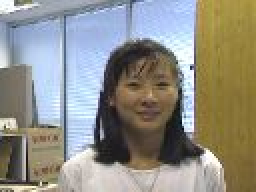
#> input picture image_girl/0001.jpg, 128 x 96 px (shown 2 times larger); its folder holds only this picture in this run
$ python cbirch.py
#> lines starting #> are read from the running program, lines starting #| are printed output that depends on the picture; after the words box and inside, x2 and y2 are one past the last pixel; in counts of white or black regions, pixels touching at a corner belong together
import math
from skimage import color
from skimage import io
import imageio
import matplotlib.pyplot as plt
import numpy as np
from skimage import color
import cv2 as cv
from mpl_toolkits import mplot3d
import sys

from decimal import *

##############
# Globals go here
priorImage = None
priorEllipse = None
sigma = 1.2
scaleFactor = 14
##############

# This method draws the two vertical lines onto the image
# [19 lines left out: functions drawVerticalLine, drawHorizontalLine, not called in this run]


# This method draws a bounding box centered
# at the point (x,y) and with dimensions height, width
def drawBoundingBox(image, x, y, height, width):

    shiftLeft = float(width) / 2.0
    shiftUp = float(height) / 2.0

    # Compute the columns to put our horizontal lines
    columnValue1 = y - int(shiftUp)
    columnValue2 = y + int(shiftUp)

    # Compute the rows to put the vertical lines
    rowValue1 = x - int(shiftLeft)
    rowValue2 = x + int(shiftLeft)

    # Check for the bounding box leaving the frame
    if ( (rowValue1 >= len(image) ) or ( rowValue1 < 0 ) ):
        return image

    elif( (rowValue2 >= len(image) ) or (rowValue2 < 0) ):
        return image

    elif( (columnValue1 >= 96 ) or ( columnValue1 < 0) ):
        return image

    elif ( (columnValue2 >= 96 ) or ( columnValue2 < 0) ):
        return image


    # Draw the first horizontal line
    for i in range( x + int(-shiftLeft), x + int(shiftLeft) ):
        image[columnValue1][i][0] = 0
        image[columnValue1][i][1] = 255
        image[columnValue1][i][2] = 0

    # Draw the second horizontal line
    for i in range( x + int(-shiftLeft), x + int(shiftLeft) ):
        image[columnValue2][i][0] = 0
        image[columnValue2][i][1] = 255
        image[columnValue2][i][2] = 0


    # Draw the first vertical line
    for i in range( y + int(-shiftUp), y + int(shiftUp) ):
        image[i][rowValue1][0] = 0
        image[i][rowValue1][1] = 255
        image[i][rowValue1][2] = 0

    # Draw the second vertical line
    for i in range( y + int(-shiftUp), y + int(shiftUp) ):
        image[i][rowValue2][0] = 0
        image[i][rowValue2][1] = 255
        image[i][rowValue2][2] = 0

    return image


# This method opens an image from disk and
# stores a refrence to it in the global var "image"
# The input imageName is a path to the image -
# The image must be in the current directory
def importImage(imageName):

    try:
        # image = imageio.imread(imageName)
        image = cv.imread(imageName)
        return image
    except:
        print("There was an IO error opening the image")

    return None

# This method will import the N-th image in a dataset
def importImage_N(N):
    nameBase = "image_girl/"

    # Create/import the list of all the images
    imageNumber = 0
    if (N < 10):
        imageNumber = "000"
    elif ( N < 100):
        imageNumber = "00"
    elif ( N > 100):
        imageNumber = "0"

    newName = nameBase + str(imageNumber) +  str(N) + str(".jpg")
    newImage = importImage(newName)
#> in importImage, image is the input picture: shape (96, 128, 3); mean B, G, R 134.4, 143.2, 144.7

    return newImage

# This class describes a 2-D histogram of pixel values
class histogram:

    # [15 lines left out: functions __init__, processImage_, not called in this run]

                # self.colorBins[] =


# This class stores information about a given ellipse
class ellipse:

    # Constructor
    def __init__(self, x, y, sigma, scaleFactor):

        self.x = x
        self.y = y
        self.sigma = sigma

        self.a = scaleFactor * sigma
        self.b = scaleFactor * 1


# This method will display a given image in grayscale
# [6 lines left out: function display_gray, not called in this run]
    # plt.imshow(image)
    # plt.show()

# This method will display a given image in color
def display_color(image):
    plt.imshow(image)
    plt.show()


# Given an ellipse, compute if the given point is inside the ellipse
# (x,y) is a point in the image
def isInside(myEllipse, x, y):


    term1 = float( ( (myEllipse.x - x)**2) ) / float(myEllipse.b**2)
    term2 = float( ( (myEllipse.y - y)**2) ) / float(myEllipse.a**2)

    if ( (term1 + term2) < 1):
        return True


    return False


# This checks that a given (x,y) pair in an image exists
def isLocation(image, x, y):

    if ( len(image) <= y):
        return False

    if ( len(image[0] ) <= x ):
        return False

    if ( (x < 0) or (y < 0) ):
        return False

    return True


# [121 lines left out: functions drawEllipse, ncc, not called in this run]


# This method takes an ellipse and constructs
# its sum of square distances (SSD)
def cc(newImage, priorEllipse, newEllipse):

    global priorImage

    x_c = newEllipse.x
    y_c = newEllipse.y

    x_c_old = priorEllipse.x
    y_c_old = priorEllipse.y

    # How far to search over the image
    width = int(priorEllipse.a)
    height = int(priorEllipse.b)

    cc = 0

    # Traverse a rectangular section of the image
    for y in range( -1 * height, height ):
        for x in range( -1 * width, width ):

            # Current pixel in the new search window
            currentX = int(x_c + x)
            currentY = int(y_c + y)

            old_x = int(x_c_old + x)
            old_y = int(y_c_old + y)

            # check other location
            if ( isLocation(newImage, currentX, currentY) and isLocation(priorImage, old_x, old_y) ):
                if ( isInside(newEllipse, currentX, currentY) == True):

                    # Compute the statistic
                    i_new = newImage[currentY][currentX]

                    # SHOULD THIS BE newIMAGE?? or priorImage???
                    # ????????????
                    # Should the coordinates be diffrent
                    # i_t = priorImage[currentY][currentX]
                    i_t = priorImage[old_y][old_x]
                    # print(i_t)

                    cc = cc + (i_new * i_t)

    # print("The cc is " + str(cc) )
    return cc


# This method takes an ellipse and constructs
# its sum of square distances (SSD)
# [115 lines left out: functions ssd, localSearch_ncc, not called in this run]


# Search locally
# stride is the delta in x and y for the next point
# totalSearch is how far in total to search over in both
# the x and y directions
def localSearch_cc(newImage, stride, totalSearch):

    global priorImage
    global priorEllipse
    global sigma
    global scaleFactor

    x = priorEllipse.x
    y = priorEllipse.y

    offset = np.linspace(0, totalSearch, stride)
    # print(offset)

    allNums = np.array( [] )
    allEllipses = np.array( [] )

    # For each offset, compute the ssd for the new ellipse
    for i in range(len(offset) ):

        # Shift just the x
        newE1 = ellipse(x + offset[i], y, sigma, scaleFactor)
        newE2 = ellipse(x - offset[i], y, sigma, scaleFactor)
        num1 = cc(newImage, priorEllipse, newE1)
        num2 = cc(newImage, priorEllipse, newE2)

        # Shift the y
        newE3 = ellipse(x, y + offset[i], sigma, scaleFactor)
        newE4 = ellipse(x, y - offset[i], sigma, scaleFactor)
        num3 = cc(newImage, priorEllipse, newE3)
        num4 = cc(newImage, priorEllipse, newE4)

        # Shift the x and y - in same directon
        newE5 = ellipse(x + offset[i], y + offset[i], sigma, scaleFactor)
        newE6 = ellipse(x - offset[i], y - offset[i], sigma, scaleFactor)
        num5 = cc(newImage, priorEllipse, newE5)
        num6 = cc(newImage, priorEllipse, newE6)

        # Shift the x and y - in opposite directons
        newE7 = ellipse(x + offset[i], y - offset[i], sigma, scaleFactor)
        newE8 = ellipse(x - offset[i], y + offset[i], sigma, scaleFactor)
        num7 = cc(newImage, priorEllipse, newE7)
        num8 = cc(newImage, priorEllipse, newE8)

        # Don't shift the window at all
        newE9 = ellipse(x, y, sigma, scaleFactor)
        num9 = cc(newImage, priorEllipse, newE9)


        nums = np.array( [num1, num2, num3, num4, num5, num6, num7, num8, num9] )
        ellipses = np.array( [newE1, newE2, newE3, newE4, newE5, newE6, newE7, newE8, newE9] )

        allNums = np.append(allNums, nums)
        allEllipses = np.append( allEllipses, ellipses )


    # print("The allNums array is ")
    # print(allNums)

    # Traverse each number and find the smallest one
    maxIndex = 0
    maxValue = -1000000000000000
    for i in range(len(allNums) ):

        if ( (maxValue) < (allNums[i] ) ):
            maxIndex = i
            maxValue = allNums[i]

    #print("The maxIndex is " + str(maxIndex) )
    #print("The length of allNums is " + str(len(allNums)) )
    # print(allNums[minIndex] )
    desiredEllipse = allEllipses[maxIndex]

    return desiredEllipse


# Search locally
# stride is the delta in x and y for the next point
# totalSearch is how far in total to search over in both
# the x and y directions
# [106 lines left out: functions localSearch_ssd, constructVideo, not called in this run]


############ MAIN ###################

# Import the starting image
startImage = importImage_N(1)

startEllipse = ellipse(70, 45, sigma, scaleFactor)
priorEllipse = startEllipse
priorImage = cv.cvtColor(startImage, cv.COLOR_BGR2GRAY)
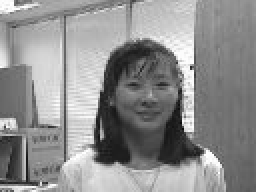
#> priorImage: shape (96, 128) (shown 2 times larger); min 10, max 255, mean 142.6

height , width , layers =  startImage.shape
#> height = 96; width = 128; layers = 3


algorithm = 1
fileName = "output_cc.avi"
# This is the desired algorithm to use
try:
    algorithm = sys.argv[1]
    if ( algorithm == "ncc" ):
        fileName = "output_normalized_cc.avi"
    elif (algorithm == "sse"):
        fileName = "output_sum_square_error.avi"

except:
    algorithm = "cc"


out = cv.VideoWriter(fileName, cv.VideoWriter_fourcc('M','J','P','G'), 10, (width, height))

for i in range(1, 500):


    currentImage_color = importImage_N(i)
    currentImage_gray = cv.cvtColor(currentImage_color, cv.COLOR_BGR2GRAY)

    # Run it with priorImage - it nails it!
    if ( algorithm == "ncc"):
        newEllipse = localSearch_ncc(currentImage_gray, 5, 5)
    elif ( algorithm == "sse" ):
        newEllipse = localSearch_ssd(currentImage_gray, 1, 2)
    else:
        newEllipse = localSearch_cc(currentImage_gray, 2, 2)
#> the loop in localSearch_cc, `for i in range(len(offset) ):` made 2 passes
#> (num1, num2, num3, num4, num5, num6, num7, num8) on passes 1 to 2: (68347, 68347, 68347, 68347, 68347, 68347, 68347, 68347), (87454, 87012, 86812, 85971, 84821, 86038, 83892, 84168)
#> after the loop in localSearch_cc, `for i in range(len(offset) ):`: allNums = 18 values, max 87454 at index 9, min 68347 at index 0, mean 76091
#> the loop in localSearch_cc, `for i in range(len(allNums) ): ` made 18 passes
#> (maxIndex, maxValue) on passes 1, 10: (0, 68347), (9, 87454)
#> after the loop in localSearch_cc, `for i in range(len(allNums) ):`: maxIndex = 9; maxValue = 87454


    # drawBoundingBox(image, x, y, height, width)
    # print(newEllipse.y)
    currentImage_color = drawBoundingBox(currentImage_color, int(newEllipse.x), int(newEllipse.y), 35, 35)
#> after the loop in drawBoundingBox, `for i in range( x + int(-shiftLeft), x + int(shiftLeft) ):`:
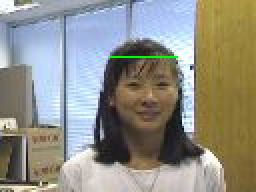
#> image: shape (96, 128, 3) (shown 2 times larger); 0.28% of pixels changed, all inside (x1, y1, x2, y2) = (55, 28, 89, 29)
#> after the loop in drawBoundingBox, `for i in range( x + int(-shiftLeft), x + int(shiftLeft) ):`:
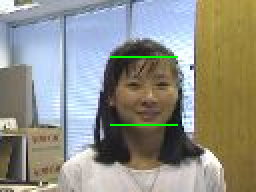
#> image: shape (96, 128, 3) (shown 2 times larger); 0.28% of pixels changed, all inside (x1, y1, x2, y2) = (55, 62, 89, 63)
#> after the loop in drawBoundingBox, `for i in range( y + int(-shiftUp), y + int(shiftUp) ):`:
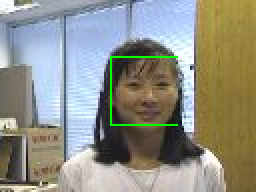
#> image: shape (96, 128, 3) (shown 2 times larger); 0.27% of pixels changed, all inside (x1, y1, x2, y2) = (55, 29, 56, 62)
#> after the loop in drawBoundingBox, `for i in range( y + int(-shiftUp), y + int(shiftUp) ):`:
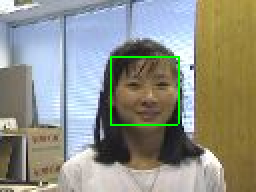
#> image: shape (96, 128, 3) (shown 2 times larger); 0.28% of pixels changed, all inside (x1, y1, x2, y2) = (89, 28, 90, 62)
#> (the run stopped early here; a loop or call above may not have finished)
